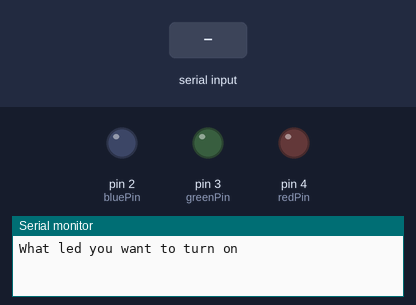
Simulated run of this sketch. Board: Arduino Uno, built with avr-gcc and run on an emulated ATmega328P. Shown: output pins drawn as LEDs (lit = HIGH), the last lines printed to the serial monitor. The inputs (shaded band) are chosen by the test bench.

Above: at 1.2 s.
1.3 s: "red" received over Serial
At 2.7 s:
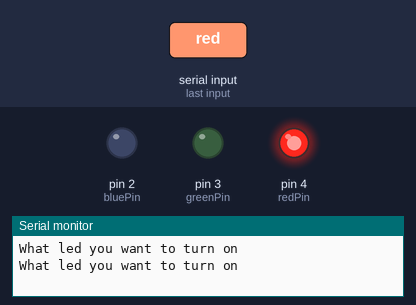
3.8 s: "green" received over Serial
At 5.8 s:
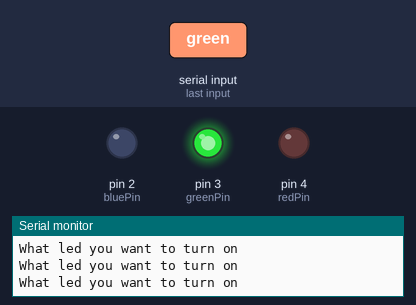
6.3 s: "blue" received over Serial
At 7.7 s:
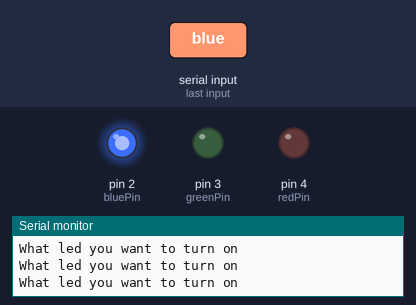
Timing chart, 0 to 9.3 s (numbered marks = the images above; inputs shaded):
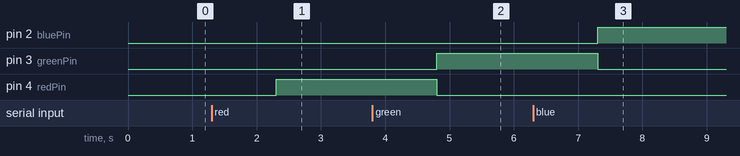

The sketch:

WhileLED3.ino
```cpp
int redPin = 4;
int greenPin = 3;
int bluePin = 2;
String msg = "What led you want to turn on";
String msgR = "Red LED is ON";
String msgG = "Green LED is ON";
String msgB = "Blue LED is ON";
String myColour;

void setup() {
  // put your setup code here, to run once:
pinMode(redPin,OUTPUT);
pinMode(greenPin,OUTPUT);
pinMode(bluePin,OUTPUT);
Serial.begin(9600);
}

void loop() {
  // put your main code here, to run repeatedly:
Serial.println(msg);
while (Serial.available()==0){

}
myColour = Serial.readString();

if (myColour=="red"){
  digitalWrite(redPin,HIGH);
  digitalWrite(greenPin,LOW);
  digitalWrite(bluePin,LOW);
}

if (myColour=="green"){
  digitalWrite(redPin,LOW);
  digitalWrite(greenPin,HIGH);
  digitalWrite(bluePin,LOW);
}

if (myColour=="blue"){
  digitalWrite(redPin,LOW);
  digitalWrite(greenPin,LOW);
  digitalWrite(bluePin,HIGH);
}
}
```

Measured:
- after the input at 1.3 s, pin 4 (redPin): LOW → HIGH after 1.0 s
- after the input at 3.8 s, pin 3 (greenPin): LOW → HIGH after 1.0 s; pin 4 (redPin): HIGH → LOW after 1.0 s
- after the input at 6.3 s, pin 2 (bluePin): LOW → HIGH after 1.0 s; pin 3 (greenPin): HIGH → LOW after 1.0 s
